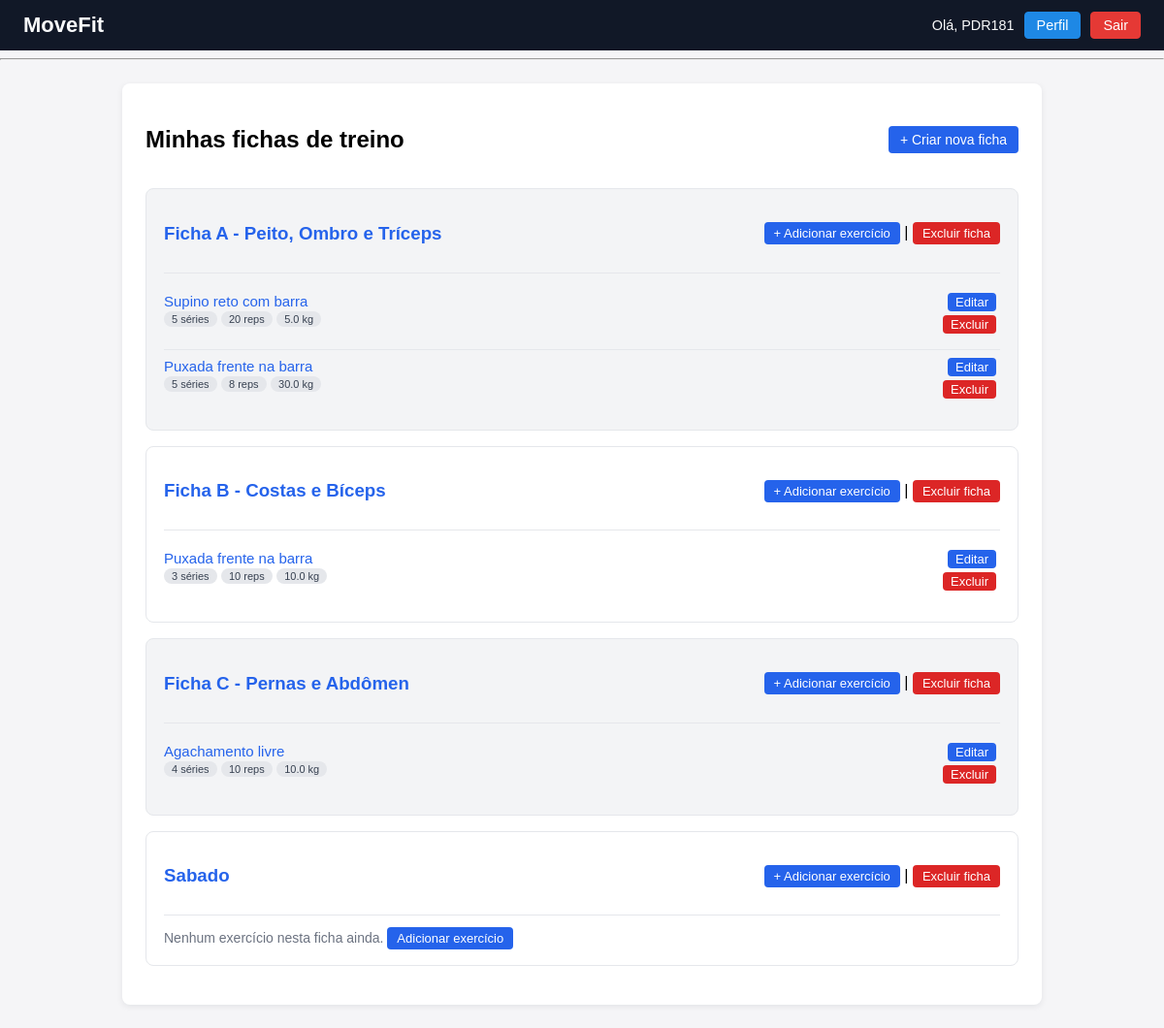
The app's page /treino/fichas/ (signed in) with its own data.
### treino_app/models.py (models this page shows, shortened)
class FichaTreino(models.Model):
    usuario = models.ForeignKey(User, on_delete=models.CASCADE)
    nome = models.CharField(max_length=200)

class ItemFicha(models.Model):
    ficha = models.ForeignKey(FichaTreino, related_name="itens", on_delete=models.CASCADE)
    exercicio = models.ForeignKey(Exercicio, on_delete=models.CASCADE)
    series = models.PositiveIntegerField()
    repeticoes = models.PositiveIntegerField()
    peso = models.FloatField()

class Exercicio(models.Model):
    nome = models.CharField(max_length=200)
    gif_url = models.URLField(blank=True)

### treino_app/views.py (the view)
# urls.py: path('fichas/', views.fichas_list, name='fichas_list'),
@login_required
def fichas_list(request):
    fichas = FichaTreino.objects.filter(
        usuario=request.user
    ).prefetch_related('itens__exercicio')
    return render(request, 'treino/fichas_list.html', {'fichas': fichas})

### treino_app/templates/treino/fichas_list.html (shortened to what this page needs)
{% extends "base.html" %}
{% block content %}
  <div class="page-header">
    <h2>Minhas fichas de treino</h2>
    <a class="btn-primary" href="{% url 'criar_ficha' %}">+ Criar nova ficha</a>
  </div>
  {% for ficha in fichas %}
    <div class="ficha-card">
      <div class="ficha-card-header">
        <h3>
          <a href="{% url 'ficha_detalhe' ficha_id=ficha.id %}">{{ ficha.nome }}</a>
        </h3>
        <div class="ficha-card-header-actions">
          <a class="btn-link" href="{% url 'adicionar_item_ficha' ficha.id %}">
            + Adicionar exercício
          </a>
          |
          <a class="btn-link btn-danger" href="{% url 'excluir_ficha' ficha_id=ficha.id %}">
            Excluir ficha
          </a>
        </div>
      </div>
      <hr class="ficha-divider">
      {% if ficha.itens.all %}
        <ul class="ficha-itens">
          {% for item in ficha.itens.all %}
            <li class="ficha-item">
              <div class="ficha-item-content">
                <div class="ficha-item-main">
                  {% if item.exercicio.gif_url %}
                    <a href="#"
                       onclick="openGifModal('{{ item.exercicio.gif_url }}', '{{ item.exercicio.nome }}'); return false;">
                      {{ item.exercicio.nome }}
                    </a>
                  {% else %}
                    {{ item.exercicio.nome }}
                  {% endif %}
                </div>
                <div class="ficha-item-meta">
                  <span class="badge">{{ item.series }} séries</span>
                  <span class="badge">{{ item.repeticoes }} reps</span>
                  <span class="badge">{{ item.peso }} kg</span>
                </div>
              </div>
              <div class="ficha-item-actions">
                <a class="btn-xs" href="{% url 'editar_item_ficha' item.id %}">Editar</a>
                <a class="btn-xs btn-danger" href="{% url 'excluir_item_ficha' item.id %}">Excluir</a>
              </div>
            </li>
          {% endfor %}
        </ul>
      {% else %}
        <p class="empty-text">
          Nenhum exercício nesta ficha ainda.
          <a class="btn-link" href="{% url 'adicionar_item_ficha' ficha.id %}">Adicionar exercício</a>
        </p>
      {% endif %}
    </div>
  {% empty %}
    <p class="empty-text">
      Nenhuma ficha cadastrada.
      <a class="btn-link" href="{% url 'criar_ficha' %}">Criar primeira ficha</a>
    </p>
  {% endfor %}
{% endblock %}

### templates/base.html (shortened to what this page needs)
{% load static %}
<!DOCTYPE html>
<html lang="pt-br">
<head>
    <link rel="stylesheet" href="{% static 'treino_app/style.css' %}">
</head>
<body>
<header class="site-header">
  <div class="logo">
    <h1>MoveFit</h1>
  </div>
  {% if user.is_authenticated and request.resolver_match.url_name != 'login' %}
    <nav class="user-nav">
      <span class="user-name">Olá, {{ user.username }}</span>
      <a href="{% url 'perfil' %}" class="btn-header">Perfil</a>
      <form method="post" action="{% url 'logout' %}" class="logout-form">
        <button type="submit" class="btn-header btn-logout">
          Sair
        </button>
      </form>
    </nav>
  {% endif %}
</header>
<hr>
<main>
    {% block content %}{% endblock %}
</main>
</body>
</html>

### treino_app/static/treino_app/style.css (style rules this page uses)
body { font-family: Arial, sans-serif; background-color: #f5f5f7; margin: 0; padding: 0; }
header { background-color: #111827; color: #f9fafb; padding: 0; }
.site-header { display: flex; align-items: center; justify-content: space-between; padding: 12px 24px; }
.site-header .logo h1 { margin: 0; font-size: 22px; }
.site-header .user-nav { display: flex; align-items: center; gap: 10px; }
.user-name { font-size: 0.9rem; }
.btn-header { display: inline-flex; align-items: center; justify-content: center; padding: 6px 12px; border-radius: 4px; border: 1px solid #1e88e5; background-color: #1e88e5; color: #fff; text-decoration: none; font-size: 0.9rem; cursor: pointer; line-height: 1; }
.logout-form { margin: 0; }
.btn-logout { border-color: #e53935; background-color: #e53935; }
main { max-width: 900px; margin: 24px auto; background: #ffffff; padding: 24px; border-radius: 8px; box-shadow: 0 2px 6px rgba(15, 23, 42, 0.08); }
form { margin-top: 16px; }
button, input[type="submit"] { background-color: #2563eb; color: #ffffff; border: none; border-radius: 4px; padding: 8px 16px; font-size: 14px; cursor: pointer; }
a { color: #2563eb; text-decoration: none; }
ul { list-style: none; padding-left: 0; }
li { margin-bottom: 8px; }
.badge { display: inline-block; background-color: #e5e7eb; color: #374151; border-radius: 999px; padding: 2px 8px; font-size: 12px; }
.page-header { display: flex; justify-content: space-between; align-items: center; margin-bottom: 16px; }
.btn-primary { display: inline-block; background-color: #2563eb; color: #ffffff; padding: 6px 12px; border-radius: 4px; font-size: 14px; font-weight: 500; }
.ficha-card { border: 1px solid #e5e7eb; border-radius: 8px; padding: 16px 18px; margin-bottom: 16px; background-color: #f9fafb; }
.ficha-card-header { display: flex; justify-content: space-between; align-items: center; margin-bottom: 10px; }
.ficha-itens { margin: 0; padding: 0; }
.ficha-item { padding: 8px 0; border-top: 1px solid #e5e7eb; display: flex; justify-content: space-between; gap: 12px; }
.ficha-item:first-child { border-top: none; }
.ficha-item-content { flex: 1; }
.ficha-item-actions { display: flex; flex-direction: column; gap: 4px; align-items: flex-end; }
.ficha-item-actions a { font-size: 13px; }
.empty-text { font-size: 14px; color: #6b7280; margin: 0; }
.ficha-divider { border: none; border-top: 1px solid #e5e7eb; margin: 8px 0 12px 0; }
.btn-link { display: inline-block; background-color: #2563eb; color: #ffffff; padding: 4px 10px; border-radius: 4px; font-size: 13px; font-weight: 500; }
.btn-xs { display: inline-block; background-color: #2563eb; color: #ffffff; padding: 2px 8px; border-radius: 4px; font-size: 12px; margin-right: 4px; }
.btn-danger { background-color: #dc2626; }
.ficha-item-main a, .ficha-item-main { font-size: 15px; }
.ficha-item-meta .badge { font-size: 11px; }
.ficha-card:nth-child(odd) { background-color: #ffffff; }
.ficha-card:nth-child(even) { background-color: #f3f4f6; }

### records on screen
FichaTreino: nome "Ficha A - Peito, Ombro e Tríceps"
ItemFicha: exercicio.nome "Supino reto com barra", series "5", repeticoes "20", peso "5.0"
ItemFicha: exercicio.nome "Puxada frente na barra", series "5", repeticoes "8", peso "30.0"
FichaTreino: nome "Ficha B - Costas e Bíceps"
ItemFicha: exercicio.nome "Puxada frente na barra", series "3", repeticoes "10", peso "10.0"
FichaTreino: nome "Ficha C - Pernas e Abdômen"
ItemFicha: exercicio.nome "Agachamento livre", series "4", repeticoes "10", peso "10.0"
FichaTreino: nome "Sabado", shows "Nenhum exercício nesta ficha ainda."

### other values on screen
{{ user.username }} "PDR181"
